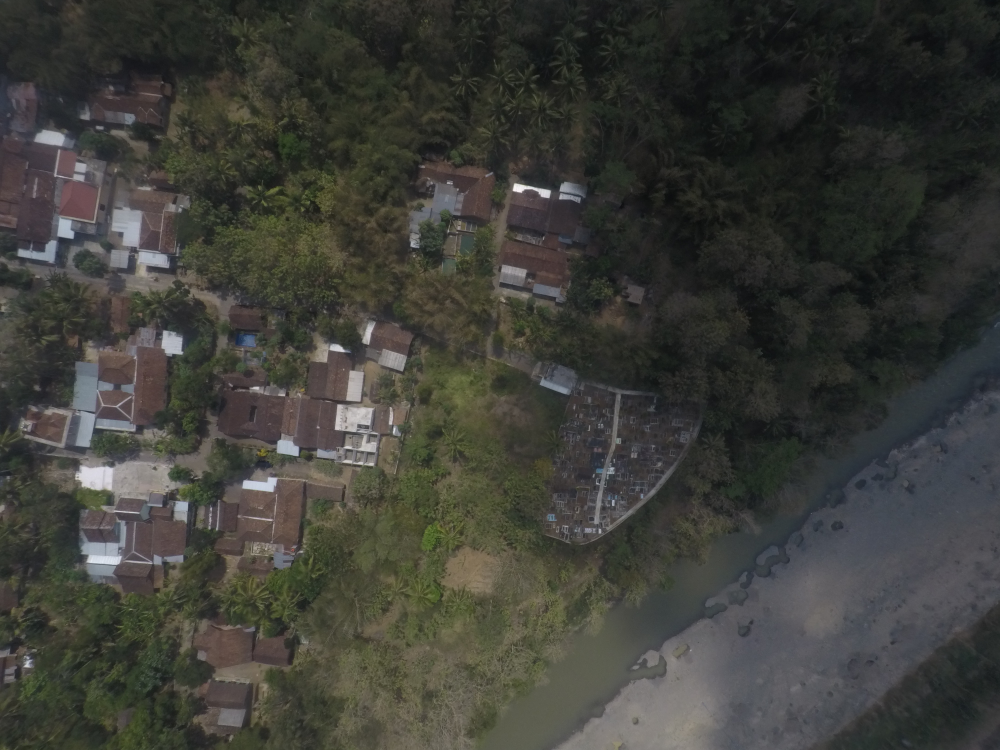
#> input picture dataset/test_orthomosaics_42imgs/G0735851.JPG, 4000 x 3000 px (shown at 1/4 size); its folder holds only this picture in this run
$ python -i stitcher.py   (imports and definitions only)
#> lines starting #> are read from the running program, lines starting #| are printed output that depends on the picture
# stitcher.py
# Self-contained stitching module untuk simulasi live stitching
# Mengambil logika inti dari src/Combiner.py, src/blending.py, src/geometry.py

from numpy import int16
import cv2
import numpy as np
import os
import time
import math as m


# ================================================================
#  GEOMETRY (dari src/geometry.py)
# ================================================================

def compute_unrot_matrix(pose):
    """
    Menghitung matriks rotasi inverse untuk membatalkan rotasi kamera.
    :param pose: Array 1x6 [X, Y, Z, Yaw, Pitch, Roll]
    :return: Matriks 3x3 inverse rotation
    """
    a = pose[3] * np.pi / 180  # alpha (Yaw)
    b = pose[4] * np.pi / 180  # beta  (Pitch)
    g = pose[5] * np.pi / 180  # gamma (Roll)

    Rz = np.array(([m.cos(a), -m.sin(a), 0],
                   [m.sin(a),  m.cos(a), 0],
                   [0,         0,        1]))

    Ry = np.array(([ m.cos(b), 0, m.sin(b)],
                   [ 0,        1, 0       ],
                   [-m.sin(b), 0, m.cos(b)]))

    Rx = np.array(([1, 0,         0        ],
                   [0, m.cos(g), -m.sin(g) ],
                   [0, m.sin(g),  m.cos(g) ]))

    Ryx = np.dot(Rx, Ry)
    R = np.dot(Rz, Ryx)
    R[0, 2] = 0
    R[1, 2] = 0
    R[2, 2] = 1
    Rtrans = R.transpose()
    InvR = np.linalg.inv(Rtrans)
    return InvR


def warp_perspective_with_padding(image, transformation):
    """
    Warp image dengan padding agar seluruh hasil transformasi terlihat.
    """
    height, width = image.shape[:2]
    corners = np.float32([[0, 0], [0, height], [width, height], [width, 0]]).reshape(-1, 1, 2)
    warped_corners = cv2.perspectiveTransform(corners, transformation)
    [x_min, y_min] = np.int32(warped_corners.min(axis=0).ravel() - 0.5)
    [x_max, y_max] = np.int32(warped_corners.max(axis=0).ravel() + 0.5)
    translation = np.array(([1, 0, -x_min], [0, 1, -y_min], [0, 0, 1]), dtype=np.float64)
    full_transformation = np.dot(translation, transformation)
    result = cv2.warpPerspective(image, full_transformation, (x_max - x_min, y_max - y_min))
    return result


# ================================================================
#  BLENDING (dari src/blending.py — ROIfeatherBlender)
# ================================================================

# [46 lines left out: function roi_feather_blend, not called in this run]


# ================================================================
#  LIVE STITCHER — Incremental stitching engine
# ================================================================

class LiveStitcher:
    """
    Engine untuk incremental stitching.

    Alur:
        1. Gambar pertama → jadi mosaic awal
        2. Gambar ke-N → stitch ke mosaic → hasilnya jadi mosaic baru
    """

    def __init__(self, output_dir="output", downsample_factor=5, stitch_start_threshold=20):
        self.output_dir = output_dir
        self.match_output_dir = os.path.join(output_dir, "matches")
        self.downsample_factor = downsample_factor
        self.stitch_start_threshold = stitch_start_threshold

        os.makedirs(self.output_dir, exist_ok=True)
        os.makedirs(self.match_output_dir, exist_ok=True)

        # State stitching
        self.mosaic = None           # Mosaic yang sedang berjalan
        self.H_global = np.eye(3, dtype=np.float32)  # Chained homography
        self.stitch_count = 0        # Jumlah stitch yang berhasil
        self.image_count = 0         # Jumlah gambar yang diterima

        # Timing stats
        self.timing_stats = {
            'preprocessing': 0,
            'feature_detection': 0,
            'matching': 0,
            'transformation': 0,
            'warping': 0,
            'blending': 0,
        }

    def preprocess(self, img, pose=None):
        """
        Downsample dan unrotate gambar.
        :param img: Gambar BGR (numpy array)
        :param pose: [X,Y,Z,Yaw,Pitch,Roll] — None = tanpa unrotate
        """
        t0 = time.time()

        # Downsample
        ds = self.downsample_factor
        downsampled = img[::ds, ::ds]

        # Unrotate jika ada pose data
        if pose is not None:
            M = compute_unrot_matrix(pose)
            result = warp_perspective_with_padding(downsampled, M)
        else:
            # Default pose = [0,0,0,0,0,0] → identity transform
            default_pose = np.zeros(6)
            M = compute_unrot_matrix(default_pose)
            result = warp_perspective_with_padding(downsampled, M)

        self.timing_stats['preprocessing'] += time.time() - t0
        return result

    # [56 lines left out: functions _detect_features, _match_features, _estimate_transform, _compute_canvas_bounds, _warp_images, not called in this run]

    def add_image(self, raw_image, pose=None):
        """
        Tambahkan satu gambar baru ke mosaic.

        :param raw_image: Gambar BGR (numpy array, ukuran penuh)
        :param pose: [X,Y,Z,Yaw,Pitch,Roll] — opsional
        :return: (success: bool, stitch_path: str atau None)
        """
        self.image_count += 1
        img_num = self.image_count

        # Preprocessing
        processed = self.preprocess(raw_image, pose)

        # Mulai stitching hanya jika jumlah gambar yang masuk sudah melewati threshold.
        # Contoh threshold=20: gambar #1..#20 hanya menunggu, gambar #21 jadi mosaic awal.
        if img_num <= self.stitch_start_threshold:
            print(
                f"  [STITCH] Gambar #{img_num}: menunggu threshold "
                f"(>{self.stitch_start_threshold})"
            )
            return True, None

        # Gambar pertama setelah melewati threshold → jadi mosaic awal
        if self.mosaic is None:
            self.mosaic = processed
            print(
                f"  [STITCH] Gambar #{img_num}: threshold terlewati, "
                f"dijadikan mosaic awal ({processed.shape[1]}x{processed.shape[0]})"
            )
            return True, None

        print(f"\n{'='*60}")
        print(f"  [STITCH] Menggabungkan gambar #{img_num} ke mosaic...")
        print(f"{'='*60}")

        # --- Feature detection ---
        t = time.time()
        kp1, desc1 = self._detect_features(self.mosaic)
        kp2, desc2 = self._detect_features(processed)
        dt = time.time() - t
        self.timing_stats['feature_detection'] += dt
        print(f"  ⏱️  Feature Detection: {dt:.3f}s ({len(kp1)} + {len(kp2)} keypoints)")

        if desc1 is None or desc2 is None:
            print(f"  ⚠️  Tidak ada fitur terdeteksi. Skip.")
            return False, None

        # --- Feature matching ---
        t = time.time()
        matches = self._match_features(desc1, desc2)
        dt = time.time() - t
        self.timing_stats['matching'] += dt
        print(f"  ⏱️  Feature Matching: {dt:.3f}s ({len(matches)} good matches)")

        if len(matches) < 4:
            print(f"  ⚠️  Hanya {len(matches)} match ditemukan (min 4). Skip.")
            return False, None

        # --- Transform estimation ---
        t = time.time()
        A_rel, H_rel = self._estimate_transform(kp1, kp2, matches)
        dt = time.time() - t
        self.timing_stats['transformation'] += dt
        print(f"  ⏱️  Transform Estimation: {dt:.3f}s")

        if A_rel is None and H_rel is None:
            print(f"  ⚠️  Tidak bisa menghitung transformasi. Skip.")
            return False, None

        # Chained homography
        if A_rel is not None:
            H_rel_3x3 = np.vstack([A_rel, [0, 0, 1]])
        else:
            H_rel_3x3 = H_rel

        H_global_current = np.dot(self.H_global, H_rel_3x3)
        H_global_current = H_global_current / H_global_current[2, 2]

        # --- Warping ---
        t = time.time()
        xMin, yMin, xMax, yMax = self._compute_canvas_bounds(
            self.mosaic.shape, processed.shape, H_global_current
        )
        warped_mosaic, warped_new = self._warp_images(
            self.mosaic, processed, H_global_current, xMin, yMin, xMax, yMax
        )
        dt = time.time() - t
        self.timing_stats['warping'] += dt
        print(f"  ⏱️  Warping: {dt:.3f}s")

        # --- Blending ---
        t = time.time()
        self.mosaic = roi_feather_blend(warped_mosaic, warped_new)
        dt = time.time() - t
        self.timing_stats['blending'] += dt
        print(f"  ⏱️  Blending: {dt:.3f}s")

        # Update global homography
        translation = np.float32([
            [1, 0, -xMin],
            [0, 1, -yMin],
            [0, 0, 1]
        ])
        self.H_global = np.dot(translation, H_global_current)

        # Simpan hasil intermediate
        self.stitch_count += 1
        stitch_path = os.path.join(self.output_dir, f"stitch_{self.stitch_count:04d}.png")
        cv2.imwrite(stitch_path, self.mosaic)
        print(f"  ✓ Hasil stitch disimpan: {stitch_path}")
        print(f"    Ukuran mosaic: {self.mosaic.shape[1]}x{self.mosaic.shape[0]}")

        # Simpan visualisasi matches
        try:
            match_drawing = cv2.drawMatches(
                processed, kp2, self.mosaic, kp1, matches[:50], None,
                flags=cv2.DrawMatchesFlags_NOT_DRAW_SINGLE_POINTS
            )
            match_path = os.path.join(self.match_output_dir, f"matches_{self.stitch_count:04d}.jpg")
            cv2.imwrite(match_path, match_drawing)
        except Exception:
            pass  # Visualisasi match opsional

        return True, stitch_path

    def get_mosaic(self):
        """Ambil mosaic terkini."""
        return self.mosaic

    # [22 lines left out: function print_summary, not called in this run]

>>> import cv2
>>> picture = cv2.imread('../dataset/test_orthomosaics_42imgs/G0735851.JPG')
#> picture is the input picture: shape (3000, 4000, 3); mean B, G, R 56.2, 61.8, 61.3
>>> result = LiveStitcher().add_image(picture)
#> in preprocess, `downsampled = img[::ds, ::ds]`:
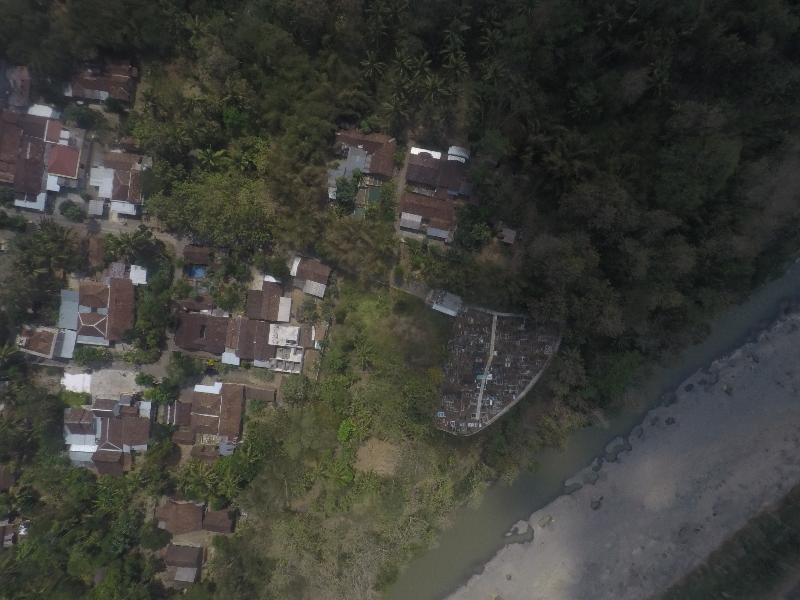
#> downsampled: shape (600, 800, 3); mean B, G, R 56.2, 61.7, 61.3

$ run again, on dataset/test_orthomosaics_42imgs/G0735852.JPG
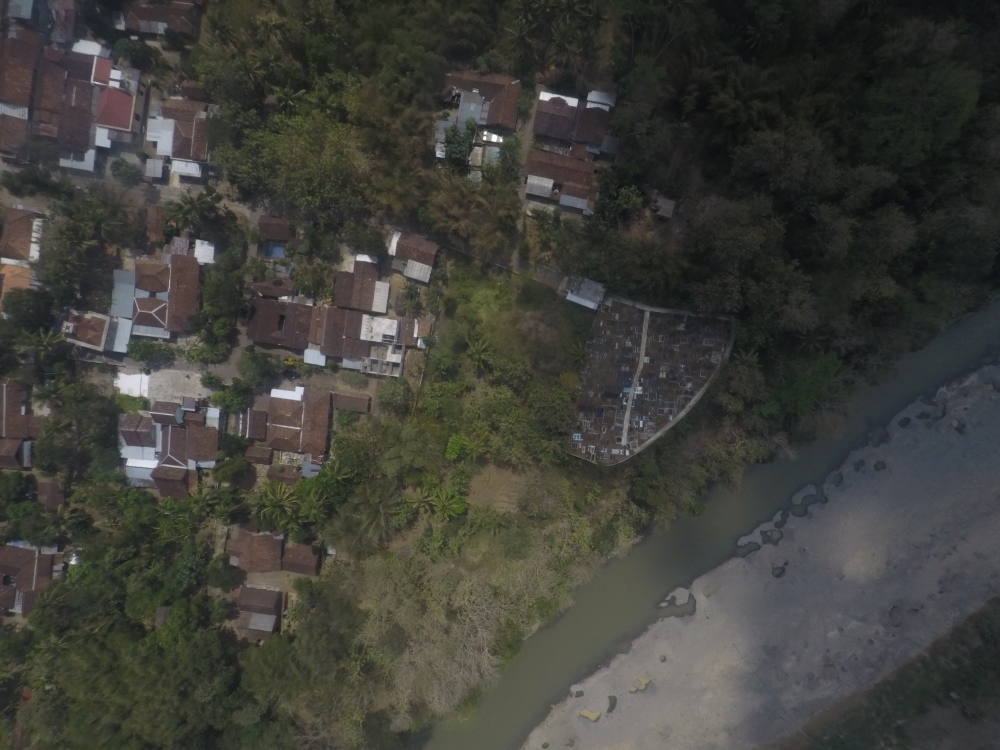
#> input picture dataset/test_orthomosaics_42imgs/G0735852.JPG, 4000 x 3000 px (shown at 1/4 size)
#> picture is the input picture: shape (3000, 4000, 3); mean B, G, R 58, 63.5, 63.5
#> in preprocess, `downsampled = img[::ds, ::ds]`:
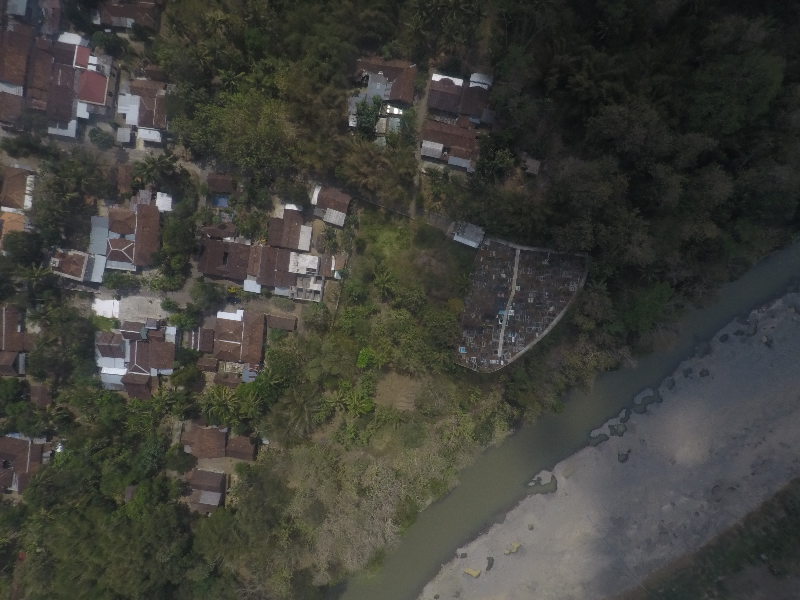
#> downsampled: shape (600, 800, 3); mean B, G, R 58, 63.5, 63.4

$ run again, on dataset/test_orthomosaics_42imgs/G0735853.JPG
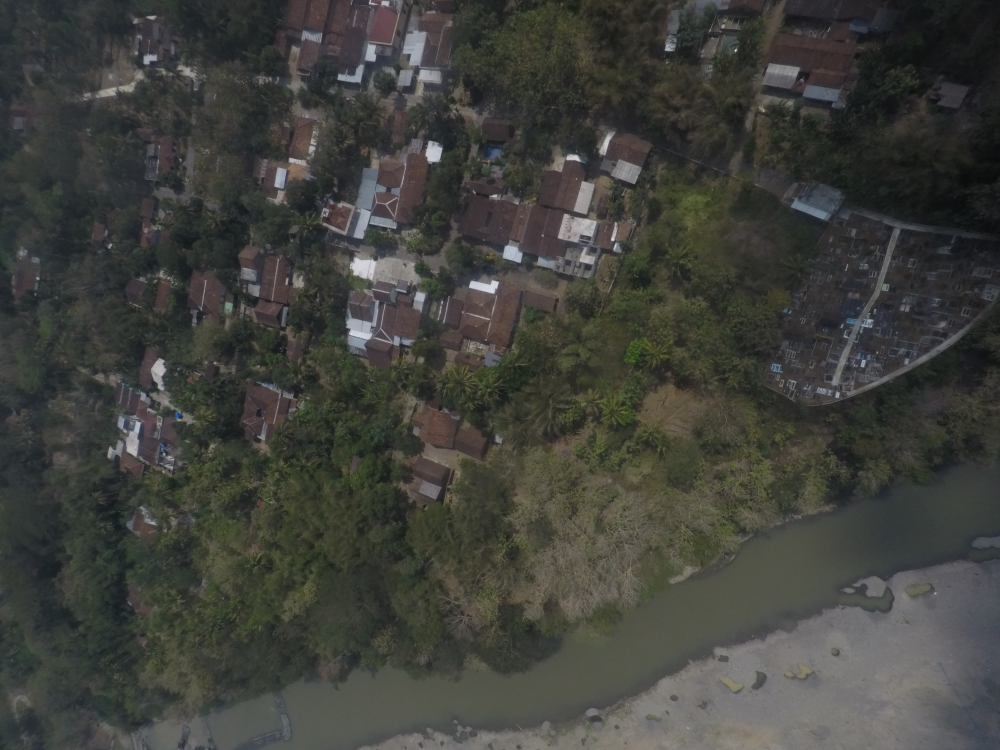
#> input picture dataset/test_orthomosaics_42imgs/G0735853.JPG, 4000 x 3000 px (shown at 1/4 size)
#> picture is the input picture: shape (3000, 4000, 3); mean B, G, R 59.8, 64.8, 63.9
#> in preprocess, `downsampled = img[::ds, ::ds]`:
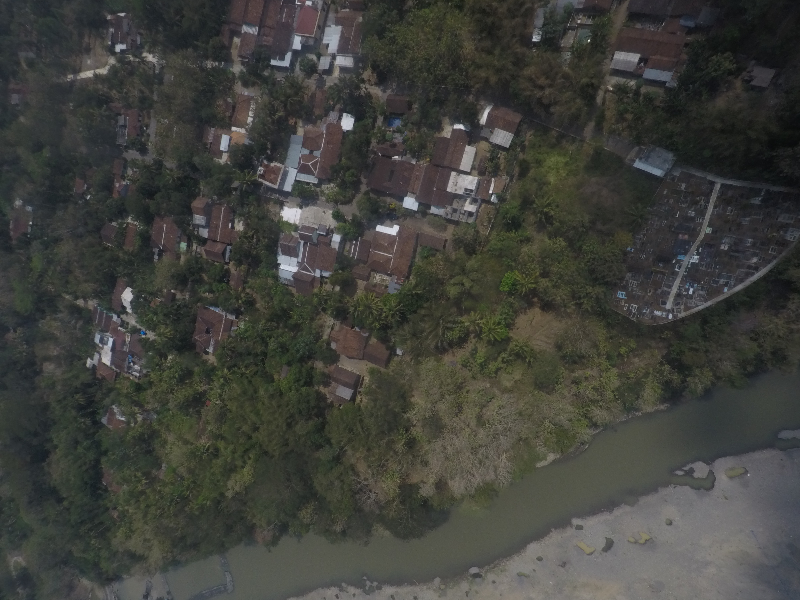
#> downsampled: shape (600, 800, 3); mean B, G, R 59.8, 64.8, 63.8

$ run again, on dataset/test_orthomosaics_42imgs/G0735854.JPG
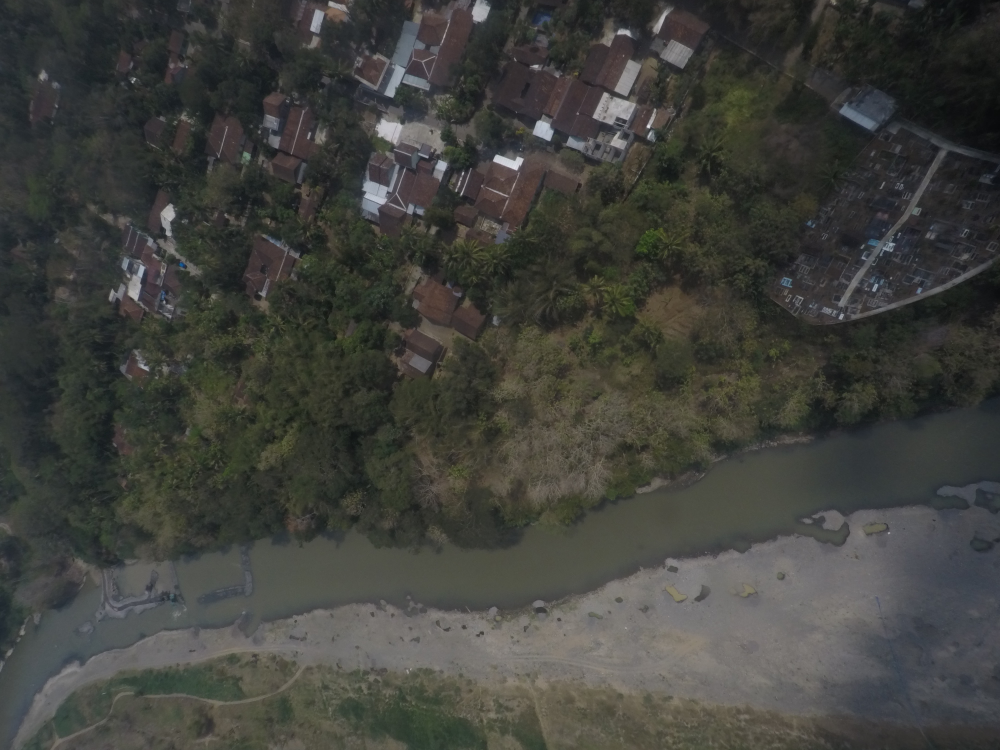
#> input picture dataset/test_orthomosaics_42imgs/G0735854.JPG, 4000 x 3000 px (shown at 1/4 size)
#> picture is the input picture: shape (3000, 4000, 3); mean B, G, R 60.6, 65.1, 64.3
#> in preprocess, `downsampled = img[::ds, ::ds]`:
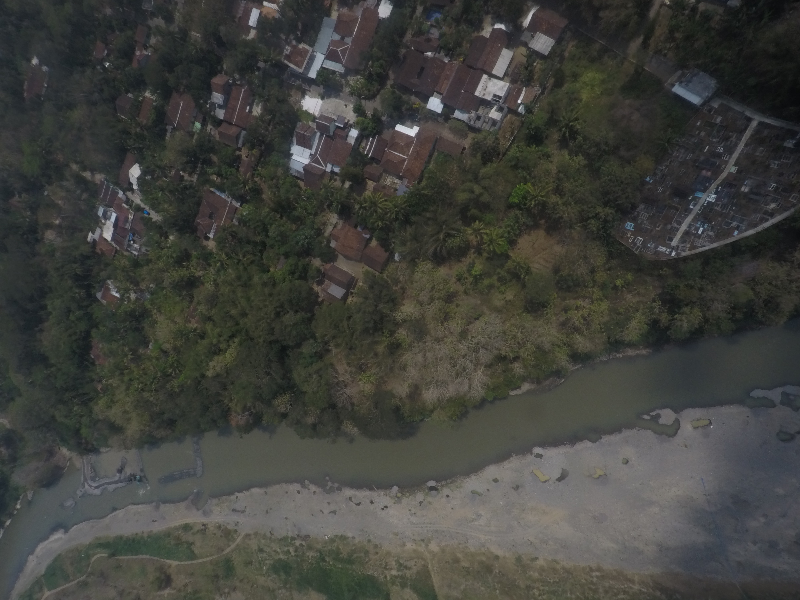
#> downsampled: shape (600, 800, 3); mean B, G, R 60.6, 65.1, 64.2
